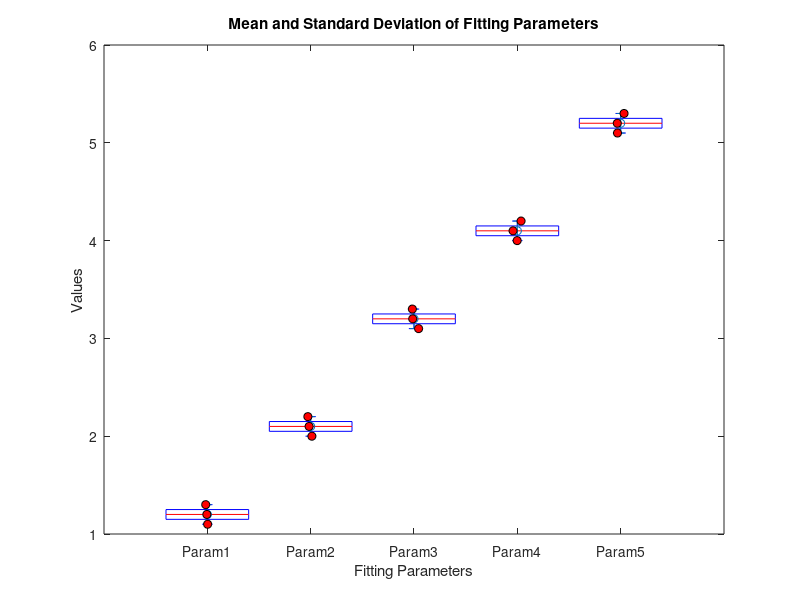

MATLAB code to generate this figure:
clear ; clc ; close ; 

% Chat GPT Plotting

% Example data
% Each row is an experiment, each column is a parameter
data = [
    1.1, 2.2, 3.1, 4.1, 5.1;
    1.2, 2.1, 3.2, 4.0, 5.2;
    1.3, 2.0, 3.3, 4.2, 5.3
];

% Create box plot
boxplot(data, 'Labels', {'Param1', 'Param2', 'Param3', 'Param4', 'Param5'}); hold on ; 
title('Box Plot of Fitting Parameters');
xlabel('Fitting Parameters');
ylabel('Values');

% Calculate mean and standard deviation
means = mean(data);
stddevs = std(data);

% Create scatter plot with error bars
errorbar(1:5, means, stddevs, 'o');
set(gca, 'XTick', 1:5, 'XTickLabel', {'Param1', 'Param2', 'Param3', 'Param4', 'Param5'});
title('Mean and Standard Deviation of Fitting Parameters');
xlabel('Fitting Parameters');
ylabel('Values');

% Overlay individual data points
numParams = size(data, 2);
for i = 1:numParams
    % Randomly jitter the x-position of the data points for better visibility
    jitteredX = i + (rand(size(data, 1), 1) - 0.5) * 0.1;
    scatter(jitteredX, data(:, i), 'filled', 'MarkerEdgeColor', 'k', 'MarkerFaceColor', 'r');
end